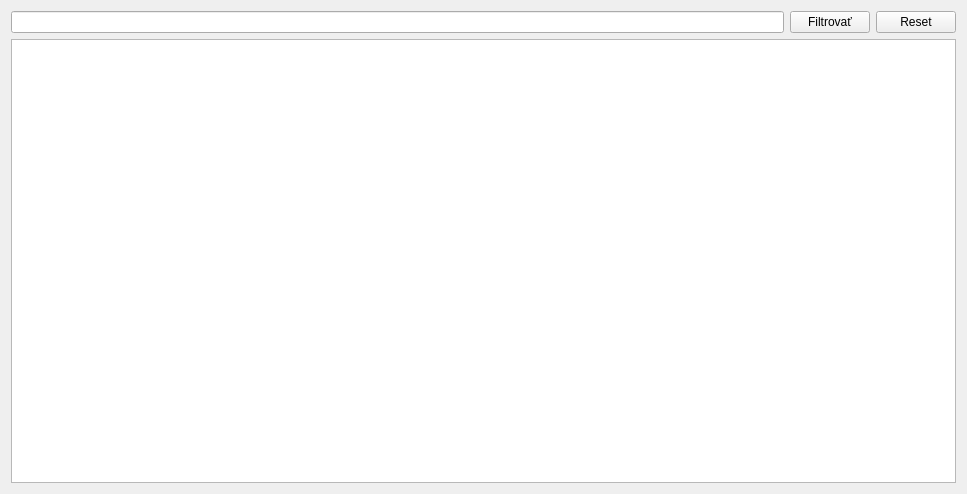
<?xml version="1.0" encoding="UTF-8"?>
<ui version="4.0">
 <class>Form_person_view</class>
 <widget class="QWidget" name="Form_person_view">
  <property name="geometry">
   <rect>
    <x>0</x>
    <y>0</y>
    <width>967</width>
    <height>494</height>
   </rect>
  </property>
  <property name="windowTitle">
   <string>Form</string>
  </property>
  <layout class="QGridLayout" name="gridLayout">
   <item row="0" column="0">
    <widget class="QLineEdit" name="lineEdit"/>
   </item>
   <item row="0" column="1">
    <widget class="QPushButton" name="pushButton">
     <property name="text">
      <string>Filtrovať</string>
     </property>
    </widget>
   </item>
   <item row="0" column="2">
    <widget class="QPushButton" name="pushButton_3">
     <property name="text">
      <string>Reset</string>
     </property>
    </widget>
   </item>
   <item row="1" column="0" colspan="3">
    <widget class="QListView" name="listView_2"/>
   </item>
  </layout>
 </widget>
 <resources/>
 <connections/>
</ui>
